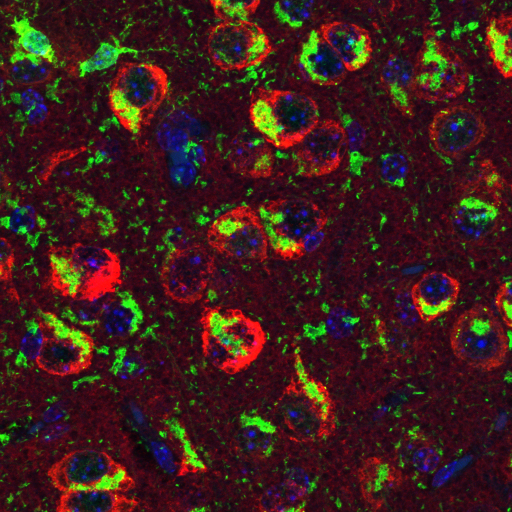
#> input picture 03-Images/tiff_files/cortex_tiffs/cre+_virGA_MAX_33658 1 40x HA555 GA488 cortex ns.czi (RGB).tif, 1024 x 1024 px (shown at 1/2 size)
$ jupyter execute --allow-errors Quantification.ipynb
#> lines starting #> are read from the running program, lines starting #| are printed output that depends on the picture; after the words box and inside, x2 and y2 are one past the last pixel; in counts of white or black regions, pixels touching at a corner belong together
[cell 1]
import csv
import re
import os
import numpy as np
import pandas as pd
from skimage import io
import cv2
import skimage.io
from matplotlib import pyplot as plt
from skimage.filters import threshold_li
from skimage.morphology import remove_small_holes, remove_small_objects, label
from skimage.measure import regionprops, regionprops_table

[cell 2]
def render(path, threshold=70, size=400):
    '''Function which returns one uneditted "green" channel and one after rendering -
    first threshold of intensity is given, than objects which are smaller than "size" are
    not included as well'''
#> called with threshold = 70, size = 400
    img = cv2.imread(path)
#> img is the input picture: shape (1024, 1024, 3); mean B, G, R 27.4, 30.8, 61.5
    blue, green, red = cv2.split(img)
    img2 = green > threshold
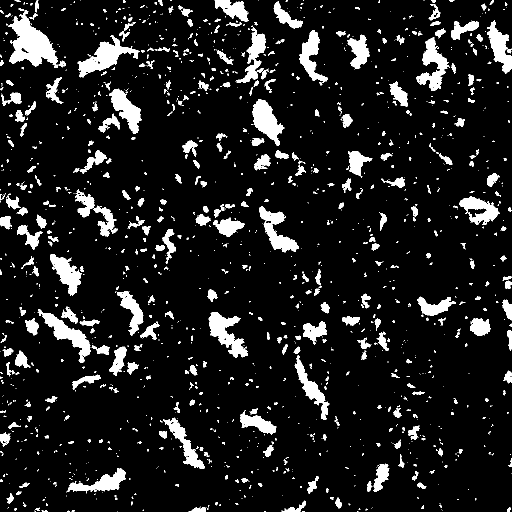
#> img2: shape (1024, 1024) bool (shown at 1/2 size); 10.6% white; 1450 white regions (980 under 20 px), largest, box (x1, y1, x2, y2) and area: (16, 20, 117, 136) 5634, (155, 71, 280, 155) 3582, (417, 625, 496, 715) 3125
    img2 = remove_small_objects(img2, min_size=size)
#> img2: shape (1024, 1024) bool; 7.1% white; 49 white regions, largest, box (x1, y1, x2, y2) and area: (16, 20, 117, 136) 5633, (155, 71, 279, 155) 3576, (417, 625, 496, 715) 3123
    return green, img2

[cell 3]
#two examples to show in mehtods how the quantification works
img, img2 = render('03-Images/tiff_files/cortex_tiffs/cre+_virGA_MAX_33658 1 40x HA555 GA488 cortex ns.czi (RGB).tif')
img3, img4 = render('03-Images/tiff_files/cortex_tiffs/cre-_virGA_MAX_33658 3 40x HA555 GA488 cortex ns.czi (RGB).tif')
#> call 2 of render, with threshold = 70, size = 400
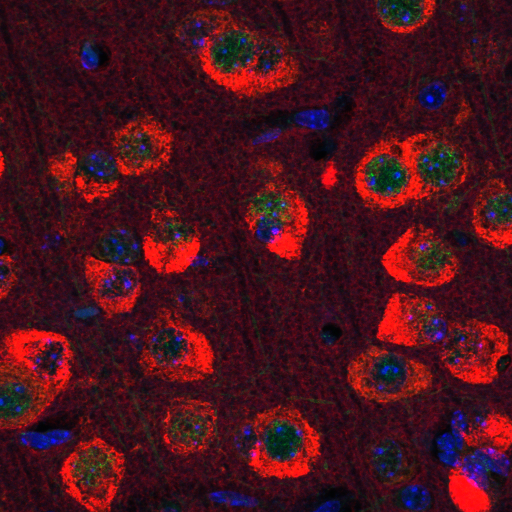
#> input picture 03-Images/tiff_files/cortex_tiffs/cre-_virGA_MAX_33658 3 40x HA555 GA488 cortex ns.czi (RGB).tif, 1024 x 1024 px (shown at 1/2 size)
#> in render, img is the input picture: shape (1024, 1024, 3); mean B, G, R 28, 17.5, 71.8
#> in render (call 2), `img2 = green > threshold`: img2: shape (1024, 1024) bool; 0.67% white in thin lines or dots
#> in render (call 2), `img2 = remove_small_objects(img2, min_size=size)`: img2: shape (1024, 1024) bool; every value is 0

[cell 4]
one, one_2 = render('03-Images/tiff_files/hippo_tiffs/cre+_virPR_MAX_33815 6 hippo.czi (RGB).tif')
#> call 3 of render, with threshold = 70, size = 400
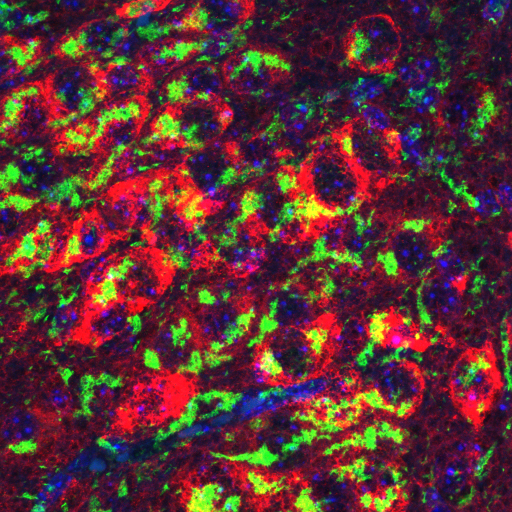
#> input picture 03-Images/tiff_files/hippo_tiffs/cre+_virPR_MAX_33815 6 hippo.czi (RGB).tif, 1024 x 1024 px (shown at 1/2 size)
#> in render, img is the input picture: shape (1024, 1024, 3); mean B, G, R 52.2, 50.2, 93.4
#> in render (call 3), `blue, green, red = cv2.split(img)`:
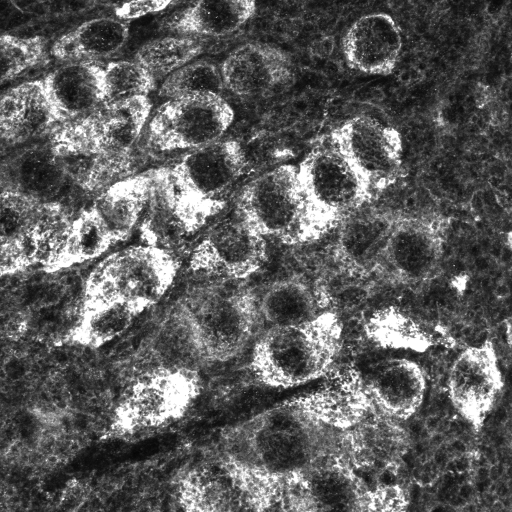
#> red: shape (1024, 1024) (shown at 1/2 size); min 4, max 255, mean 93.4
#> in render (call 3), `img2 = green > threshold`: img2: shape (1024, 1024) bool; 19.6% white; 1199 white regions (783 under 20 px), largest, box (x1, y1, x2, y2) and area: (562, 775, 829, 920) 10255, (0, 281, 275, 425) 7504, (537, 381, 750, 485) 6950
#> in render (call 3), `img2 = remove_small_objects(img2, min_size=size)`: img2: shape (1024, 1024) bool; 16.3% white; 82 white regions, largest, box (x1, y1, x2, y2) and area: (562, 775, 829, 920) 10235, (0, 281, 271, 425) 7480, (537, 381, 750, 485) 6947
two, two_2 = render('03-Images/tiff_files/spine_tiffs/cre+_virGA_MAX_35861 3.czi (RGB).tif')
#> call 4 of render, with threshold = 70, size = 400
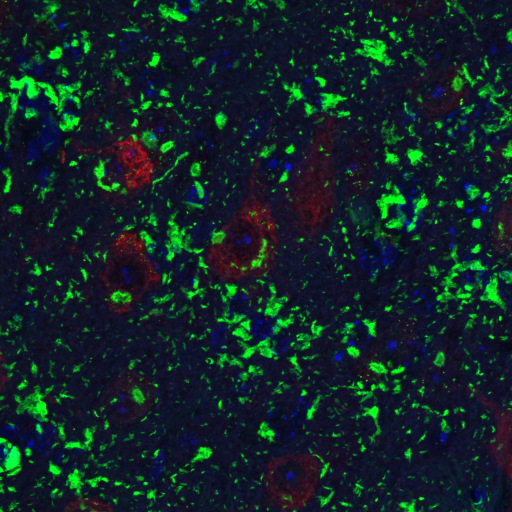
#> input picture 03-Images/tiff_files/spine_tiffs/cre+_virGA_MAX_35861 3.czi (RGB).tif, 1024 x 1024 px (shown at 1/2 size)
#> in render, img is the input picture: shape (1024, 1024, 3); mean B, G, R 39.7, 37.4, 17.5
#> in render (call 4), `blue, green, red = cv2.split(img)`:
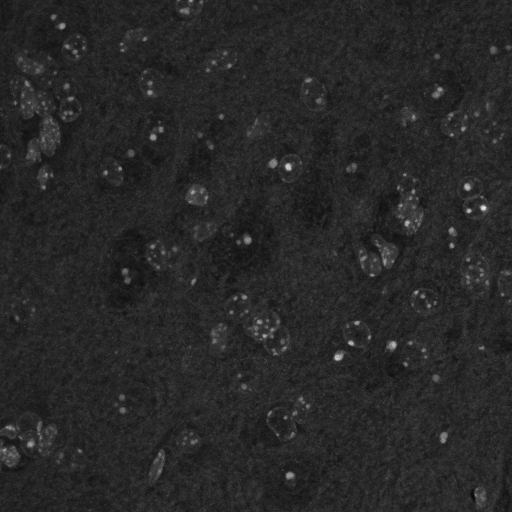
#> blue: shape (1024, 1024) (shown at 1/2 size); min 7, max 255, mean 39.7
#> in render (call 4), `blue, green, red = cv2.split(img)`:
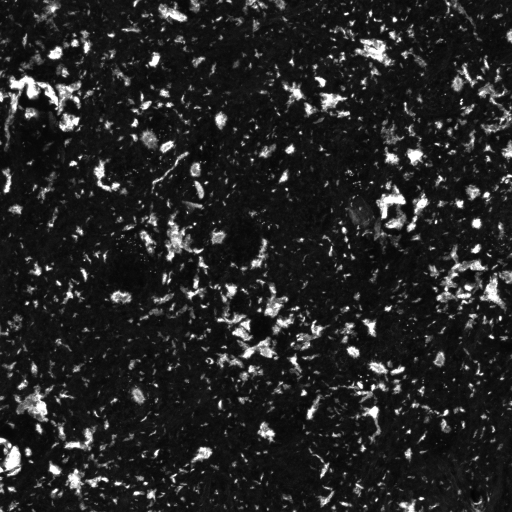
#> green: shape (1024, 1024) (shown at 1/2 size); min 3, max 255, mean 37.4
#> in render (call 4), `blue, green, red = cv2.split(img)`:
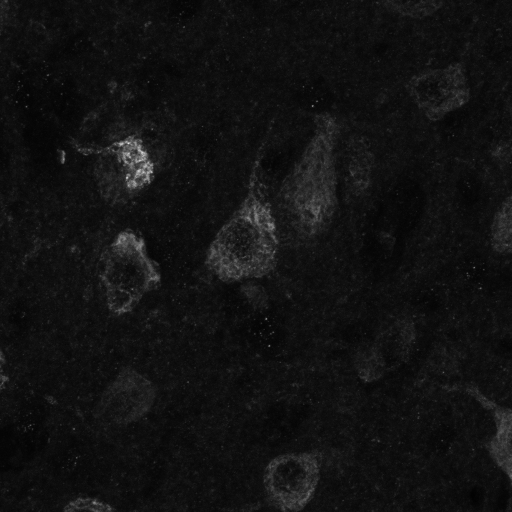
#> red: shape (1024, 1024) (shown at 1/2 size); min 1, max 255, mean 17.5
#> in render (call 4), `img2 = green > threshold`: img2: shape (1024, 1024) bool; 12.7% white; 1872 white regions (1130 under 20 px), largest, box (x1, y1, x2, y2) and area: (0, 150, 163, 283) 5732, (872, 489, 976, 621) 3497, (329, 422, 408, 524) 2771
#> in render (call 4), `img2 = remove_small_objects(img2, min_size=size)`: img2: shape (1024, 1024) bool; 6.9% white; 74 white regions, largest, box (x1, y1, x2, y2) and area: (9, 150, 163, 282) 5511, (872, 489, 976, 611) 3428, (330, 422, 408, 524) 2754

[cell 5]
#for methods to show how the qunatification works
f, ax = plt.subplots(1, 2, figsize=(10,5))

ax[0].imshow(img, cmap='gray')
ax[0].set_xticks([])  # remove the x-axis ticks
ax[0].set_yticks([])  # remove the y-axis ticks

ax[1].imshow(img2, cmap='gray')
ax[1].set_xticks([])  # remove the x-axis ticks
ax[1].set_yticks([])  # remove the y-axis ticks
plt.savefig('methods_quantification_aggregates.png')

[cell 6]
# [6 lines of commented-out code are left out]

f, ax = plt.subplots(1, 2, figsize=(10,5))

ax[0].imshow(img3, cmap='gray')
ax[0].set_xticks([])  # remove the x-axis ticks
ax[0].set_yticks([])  # remove the y-axis ticks

ax[1].imshow(img4, cmap='gray')
ax[1].set_xticks([])  # remove the x-axis ticks
ax[1].set_yticks([])  # remove the y-axis ticks
plt.savefig('methods_quantification_no_aggregates.png')

[cell 7]
def analyze_image(path):
    """from image file, labels image and returns a list of: aggregate count and total area of aggreagates"""
    labelled = label(render(path)[1])
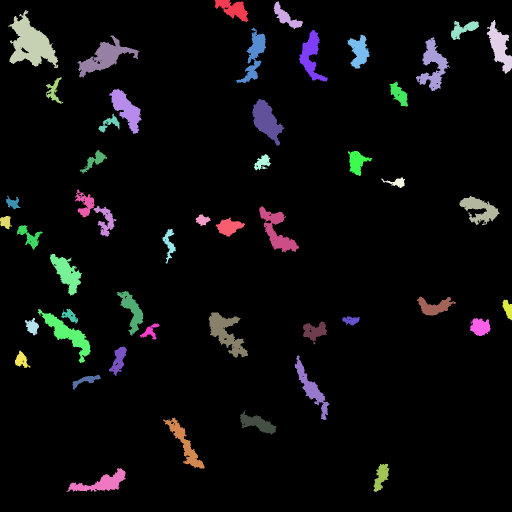
#> labelled: shape (1024, 1024) int32 (shown at 1/2 size); 50 distinct labels, from 0 to 49; one colour per label, 0 black
    count = np.max(labelled)
#> count = 49
    df = pd.DataFrame.from_dict(regionprops_table(labelled, properties=['area']))
#> df = table of 49 rows and 1 columns
    total_area = df['area'].sum()
#> total_area = 74008
    return [count, total_area]

[cell 8]
def analyze_folder(folder):
    '''Takes in folder with images and returns a pandas Dataframe with filename, aggregate count,
     and total area of aggreagates'''
    files = os.listdir(folder)
    failed_files = []
    df = pd.DataFrame(columns=['Name', 'Count', 'Area'])
    for f in files:
        try:
            if f == '.DS_Store':
                continue
            filepath = folder + '/'+f
            analyzed_img = analyze_image(filepath)
#> analyzed_img = [49, 74008]
            d = pd.DataFrame.from_dict({'Name': [f], 'Count': [analyzed_img[0]], 'Area': [analyzed_img[1]]})
#> d = table of 1 rows and 3 columns
            df = pd.concat([df,d], ignore_index=True)
#> df = table of 1 rows and 3 columns
        except ValueError:
            failed_files.append(f)

    if failed_files == True:
        print('failed files:')
        for a in failed_files:
            print(f)
    return df

[cell 9]
def quantification(folder):
    '''takes in a complete folder containing folders of different experimental groups and
    makes one dataframe from it, and saves it to excel'''
    subfolders = os.listdir(folder)
    l = []
    for sf in subfolders:
        if sf == '.DS_Store':
            continue
        folderpath = folder+'/'+sf
        df = analyze_folder(folderpath)
#> df = table of 4 rows and 3 columns
        l.append(df)
    complete_df = pd.concat(l, ignore_index=True)
#> complete_df = table of 6 rows and 3 columns
    name = 'quantification'+ '.csv'
    complete_df.to_csv(name,sep = ';', index=False)

[cell 10]
#do the quantification to the folder I want
quantification("03-Images/tiff_files")

[cell 11]
#collect data into 6 lists for plotting
#first seperate the different nervous tissue
cortex = []
hippo = []
spine = []

#then sepparate the sick from healthy
cortex_sick = []
hippo_sick = []
spine_sick = []

cortex_antiGA_count = []
cortex_antiPR_count = []
hippo_antiGA_count = []
hippo_antiPR_count = []
spine_antiGA_count = []
spine_antiPR_count = []

cortex_antiGA_area = []
cortex_antiPR_area = []
hippo_antiGA_area = []
hippo_antiPR_area = []
spine_antiGA_area = []
spine_antiPR_area = []

def seperate_name(name):
    seperated_name = name.split('_')
    return seperated_name

def has_word(s, word):
  # Use a regular expression to check for the word
  return bool(re.search(rf'{word}', s))

# Open the CSV file
with open('quantification.csv', 'r') as file:
  # Create a CSV reader object
  reader = csv.reader(file, delimiter=';')

  # Iterate over the rows of the CSV file
  for row in reader:
    #sepereate tissues
    if has_word(row[0], 'hippo'):
        hippo.append(row)
    elif has_word(row[0], 'cortex'):
        cortex.append(row)
    elif row == ['Name', 'Count', 'Area']:
        continue
    else:
        spine.append(row)

for c in cortex:
    if has_word(c[0],'\+'):
        cortex_sick.append(c)

for h in hippo:
    if has_word(h[0], '\+'):
        hippo_sick.append(h)

for s in spine:
    if has_word(s[0], '\+'):
        spine_sick.append(s)

for x in (cortex_sick, hippo_sick, spine_sick):
    for y in x:
        print(y)
    print('\n')

#seperate vir GA from PR
#> (the rest of this cell did not finish here and is left out)

[cell 12]
def make_line(significance=False):
    '''draws line to a graph where you want it'''
    # Calculate the x-coordinates for the start and end points of the line
    line_start_x = positions - 0.125  # x-coordinate for the "Sick-Not treated" group
    line_end_x = x_pos[2] + 0.125  # x-coordinate for the "Sick-Treated" group

    # Calculate the y-coordinates for the start and end points of the line
    line_start_y = females_sick_untreated_mean + 2  # Add 0.1 as a buffer above the bar for the "Sick-Not treated" group
    line_end_y = females_sick_untreated_mean + 2  # Add 0.1 as a buffer above the bar for the "Sick-Treated" group

    # Calculate the y-coordinate for the text
    text_y = (line_start_y + line_end_y) / 2  # Position the text halfway between the start and end points of the line

    # Plot the line
    ax.plot([line_start_x, line_end_x], [line_start_y, line_end_y], color='black', linestyle='dotted', linewidth=2)

    # Add the text
    ax.text((line_start_x + line_end_x) / 2, text_y, 'n. s.', ha='center', va='bottom', fontsize=12)

[cell 13]
#make a plot
from matplotlib.lines import Line2D

# Define the data for the count boxplot
all_count = [cortex_antiPR_count, cortex_antiGA_count, hippo_antiPR_count,
             hippo_antiGA_count, spine_antiPR_count,spine_antiGA_count]
# Define the data for the area boxplot
all_area = [cortex_antiPR_area, cortex_antiGA_area, hippo_antiPR_area,
            hippo_antiGA_area, spine_antiPR_area, spine_antiGA_area]

positions = [1, 2, 4, 5, 7, 8]
x_ticks = [1.5,4.5,7.5]
labels = ['Cortex', 'Hippocampus', 'Spinal\ncord']
colors = ['grey', 'white', 'grey', 'white', 'grey', 'white']

# Create the figure and subplots
fig, (ax1, ax2) = plt.subplots(1, 2, figsize=(10, 5))

# Create the count boxplot
bp1 = ax1.boxplot(all_count, positions=positions, medianprops={'color':'black'}, patch_artist=True)

# Create the area boxplot
bp2 = ax2.boxplot(all_area, positions=positions, medianprops={'color':'black'}, patch_artist=True)


ax1.set_xticks(x_ticks)
ax2.set_xticks(x_ticks)
ax1.set_xticklabels(labels, fontsize=12)
ax2.set_xticklabels(labels, fontsize=12)
ax1.set_ylabel('Aggregate number per cell number', fontsize= 12)
ax2.set_ylabel("Overall aggregate area in pixel\nper cell number", fontsize=12)

plt.subplots_adjust(wspace=0.5)

for bplot in (bp1, bp2):
    for patch, color in zip(bplot['boxes'], colors):
        patch.set_facecolor(color)

#legend
treatment_boxes = Line2D([], [], marker='s', color='w', label='Treatment', markerfacecolor='white',markeredgecolor='black', markersize=10, fillstyle='full')
control_boxes = Line2D([], [], marker='s', color='w', label='Control', markerfacecolor='grey',markeredgecolor='black', markersize=10, fillstyle='full')
fig.legend(handles=[control_boxes, treatment_boxes], bbox_to_anchor= (1.07,0.6), fontsize=12, markerscale=1.5)


def make_line(axis, position1, position2, height, significance = 'n. s.'):

    #lines
    # Calculate the x-coordinates for the start and end points of the line
    line_start_x = position1 - 0.125  # x-coordinate for the "Sick-Not treated" group
    line_end_x = position2 + 0.125  # x-coordinate for the "Sick-Treated" group

    # Calculate the y-coordinates for the start and end points of the line
    line_start_y = height  # Add 0.1 as a buffer above the bar for the "Sick-Not treated" group
    line_end_y = height  # Add 0.1 as a buffer above the bar for the "Sick-Treated" group

    # Calculate the y-coordinate for the text
    text_y = (line_start_y + line_end_y) / 2  # Position the text halfway between the start and end points of the line

    # Plot the line
    axis.plot([line_start_x, line_end_x], [line_start_y, line_end_y], color='black', linestyle='dotted', linewidth=2)

    # Add the text
    axis.text((line_start_x + line_end_x) / 2, text_y, significance, ha='center', va='bottom', fontsize=12)

make_line(ax1, positions[0], positions[1], 70)
make_line(ax1, positions[2], positions[3], 85)
make_line(ax1, positions[4], positions[5], 77)
make_line(ax2, positions[0], positions[1], 90000)
make_line(ax2, positions[2], positions[3], 180000)
make_line(ax2, positions[4], positions[5], 80000)

#savefig
plt.savefig("Quantification.png", bbox_inches="tight")
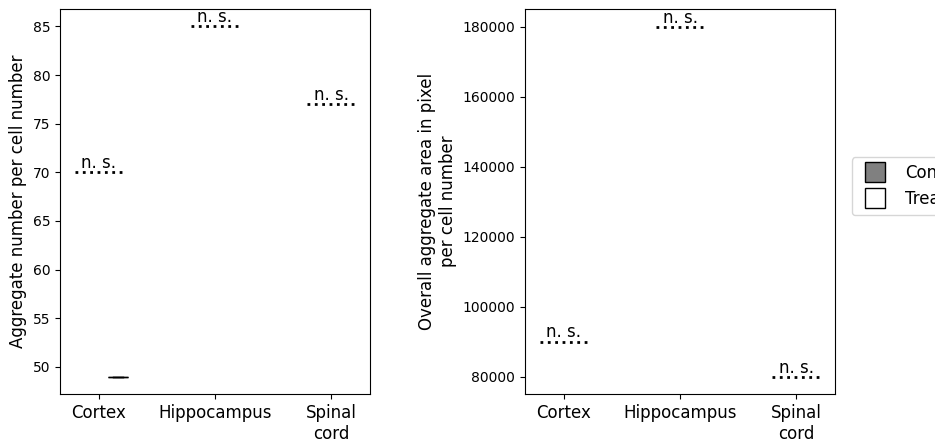
#> figure drawn by matplotlib, 2 panels
# Show the plot
plt.show()

[cell 14]
#run t-test
def significance_test(test, niveau = 0.05):
    if test.pvalue < niveau:
        print("T Test significant. Null hypothesis can be rejected")
    elif test.pvalue >= niveau:
        print("T Test not significant. Null hypothesis cannot be rejected.")


spine_antiGA_area = []
spine_antiPR_area = []
from scipy import stats
#t-test for aggregates
print("T-tests for aggregates count!")
print('\n')
print("T-Test cortex:")
t_test_cortex = stats.ttest_ind(cortex_antiPR_count, cortex_antiGA_count)
print(t_test_cortex)
print(f'n untreated = {len(cortex_antiGA_count)}\nn treated={len(cortex_antiGA_count)}')
significance_test(t_test_cortex)
print('\n')
print("T-Test hippo:")
t_test_hippo = stats.ttest_ind(hippo_antiPR_count, hippo_antiGA_count)
print(t_test_hippo)
print(f'n untreated = {len(hippo_antiPR_count)}\nn treated={len(hippo_antiGA_count)}')
significance_test(t_test_hippo)
print('\n')
print("T-Test spine:")
t_test_spine = stats.ttest_ind(spine_antiPR_count, spine_antiGA_count)
print(t_test_spine)
print(f'n untreated = {len(spine_antiPR_count)}\nn treated={len(spine_antiGA_count)}')
significance_test(t_test_spine)

#t-tests for aggregates area
print("\n")
print("t_tests for aggreagates area")
print('\n')
print("T-Test cortex:")
t_test_cortex = stats.ttest_ind(cortex_antiPR_area, cortex_antiGA_area)
print(t_test_cortex)
print(f'n untreated = {len(cortex_antiPR_area)}\nn treated={len(cortex_antiGA_area)}')
significance_test(t_test_cortex)
